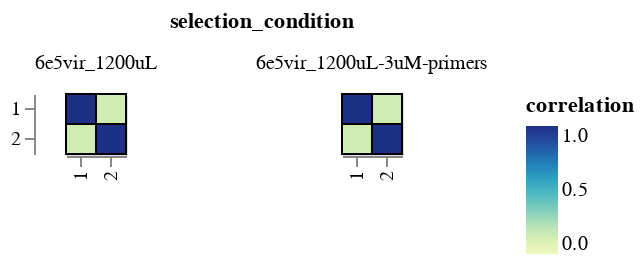

The cell this chart's notebook holds for it:
### Code cell
serum_df = get_corr_df('AUSAB-13', [0.0014], sample_dict=sample_dict_primers)[0]

corr_heatmap(serum_df,
             corr_col='correlation', 
             sample_cols=['replicate_1', 'replicate_2'], 
             group_col='selection_condition',
            )

### Figure 1 — Vega-Lite specification as saved in the notebook (floating-point values rounded to 4 significant figures)
{"config": {"view": {"continuousWidth": 400, "continuousHeight": 300}, "axis": {"labelLimit": 500}}, "data": {"name": "data-29eb749355f04b713cf320af54a79ad8"}, "mark": {"type": "rect", "stroke": "black"}, "encoding": {"color": {"field": "correlation", "scale": {"domain": [0, 1]}, "type": "quantitative"}, "facet": {"columns": 3, "field": "selection_condition", "type": "nominal"}, "tooltip": [{"field": "selection_condition", "type": "nominal"}, {"field": "antibody_concentration", "format": ".3f", "type": "quantitative"}, {"field": "replicate_1", "type": "nominal"}, {"field": "replicate_2", "type": "nominal"}, {"field": "correlation", "format": ".3f", "type": "quantitative"}], "x": {"field": "replicate_1", "title": null, "type": "nominal"}, "y": {"field": "replicate_2", "title": null, "type": "nominal"}}, "height": {"step": 15}, "width": {"step": 15}, "$schema": "https://vega.github.io/schema/vega-lite/v5.2.0.json", "datasets": {"data-29eb749355f04b713cf320af54a79ad8": [{"selection_condition": "6e5vir_1200uL", "antibody_concentration": 0.0014, "replicate_1": "1", "replicate_2": "1", "correlation": 1.0}, {"selection_condition": "6e5vir_1200uL", "antibody_concentration": 0.0014, "replicate_1": "2", "replicate_2": "1", "correlation": 0.1397}, {"selection_condition": "6e5vir_1200uL-3uM-primers", "antibody_concentration": 0.0014, "replicate_1": "1", "replicate_2": "1", "correlation": 1.0}, {"selection_condition": "6e5vir_1200uL-3uM-primers", "antibody_concentration": 0.0014, "replicate_1": "2", "replicate_2": "1", "correlation": 0.1442}, {"selection_condition": "6e5vir_1200uL", "antibody_concentration": 0.0014, "replicate_1": "1", "replicate_2": "2", "correlation": 0.1397}, {"selection_condition": "6e5vir_1200uL", "antibody_concentration": 0.0014, "replicate_1": "2", "replicate_2": "2", "correlation": 1.0}, {"selection_condition": "6e5vir_1200uL-3uM-primers", "antibody_concentration": 0.0014, "replicate_1": "1", "replicate_2": "2", "correlation": 0.1442}, {"selection_condition": "6e5vir_1200uL-3uM-primers", "antibody_concentration": 0.0014, "replicate_1": "2", "replicate_2": "2", "correlation": 1.0}]}}
